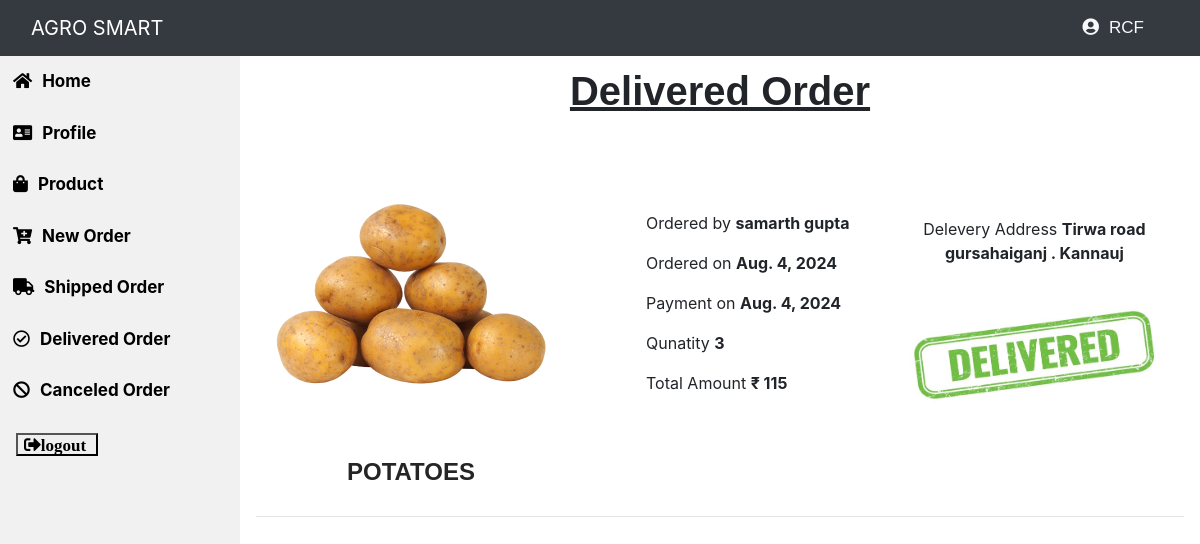
Screenshot of /delivered_order_seller (signed in) with the database file from the repository.
### app/models.py (models this page shows, shortened)
class Seller(models.Model):
    user = models.OneToOneField(User, on_delete=models.CASCADE)
    joindate = models.DateField(auto_now_add=True)
    garden = models.CharField(max_length=50, unique=True)
    logo = models.ImageField(upload_to='seller logo/')
    email = models.EmailField()
    describe = models.CharField(max_length=1000)
    address = models.CharField(max_length=500)
    gender = models.CharField(max_length=20)
    district = models.ForeignKey(District, on_delete=models.CASCADE)
    status = models.BooleanField(default=False)

class Order(models.Model):
    product = models.ForeignKey(Product, on_delete=models.CASCADE)
    visitor = models.ForeignKey(Visitor, on_delete=models.CASCADE)
    quantity = models.IntegerField(default=1, validators=[MaxValueValidator(10), MinValueValidator(1)])
    address = models.CharField(max_length=500)
    shipped = models.BooleanField(default=False)
    delivered = models.BooleanField(default=False)
    order = models.BooleanField(default=True)
    payment=models.BooleanField(default=False)
    order_on = models.DateField(auto_now_add=True)

class Product(models.Model):
    product_name = models.CharField(max_length=30)
    describe = models.CharField(max_length=1000)
    joindate = models.DateField(auto_now_add=True)
    image_1 = models.ImageField(upload_to='product image/')
    image_2 = models.ImageField(upload_to='product image/')
    image_3 = models.ImageField(upload_to='product image/')
    image_4 = models.ImageField(upload_to='product image/')
    seller = models.ForeignKey(Seller, on_delete=models.CASCADE)
    category = models.CharField(max_length=30)
    price = models.IntegerField()
    price_per_quantity = models.CharField(max_length=20)
    status = models.BooleanField(default=False)
    stock = models.BooleanField(default=True)
    activity = models.BooleanField(default=True)

class Visitor(models.Model):
    user = models.OneToOneField(User, on_delete=models.CASCADE)
    joindate = models.DateField(auto_now_add=True)
    email = models.EmailField(unique=True)
    gender = models.CharField(max_length=20)
    district = models.ForeignKey(District, on_delete=models.CASCADE)
    status = models.BooleanField(default=False)
    @property
    def get_name(self):
        return self.user.first_name+" "+self.user.last_name

class Pay(models.Model):
    order = models.ForeignKey(Order, on_delete=models.CASCADE)
    name = models.CharField(max_length=50)
    card_number = models.CharField(max_length=20)
    month = models.IntegerField()
    year = models.IntegerField()
    cvv_number = models.IntegerField()
    amount = models.IntegerField()
    payment_on = models.DateField(auto_now_add=True)

### app/views.py (the view)
# urls.py: path('delivered_order_seller',delivered_order_seller,name='delivered_order_seller'),
@login_required(login_url='seller_login')
@user_passes_test(is_seller)
def delivered_order_seller(request):
    orders = Order.objects.all().filter(payment=True, delivered=True, order=False)
    pay = Pay.objects.all().filter(order__in=orders)
    zippedList = zip(orders, pay)
    return render(request, 'seller/delivered_order_seller.html',{'zippedList':zippedList})

### app/views.py (called while the page is built)
def is_seller(user):
    return user.groups.filter(name='SELLER').exists()

### app/templates/seller/delivered_order_seller.html (shortened to what this page needs)
{% extends "seller/seller_home.html" %}
{% block content %}
{% load static %}
<div class="content">
  <h1><u><b>Delivered Order</b></u></h1>
    {% for o,p in zippedList %}
    {% if o.product.seller.get_garden is user.seller.get_garden %}
    <div class="content-wrapper">
        <div class="column">
          <img id="featured" src="{{o.product.image_1.url}}" >
          <h4 style="text-transform: uppercase; font-family: Cairo, sans-serif; text-align: center; padding-top: 10px;"><a style="color: #252525;"><b>{{o.product.product_name}}</b></a></h4>
        </div>
        <div class="column" style="text-align: left; padding-left: 80px;">
            <p>Ordered by <b>{{o.visitor.get_name}}</b></p>
            <p>Ordered on <b>{{o.order_on}}</b></p>
            <p>Payment on <b>{{p.payment_on}}</b></p>
            <p>Qunatity <b>{{o.quantity}}</b></p>
            <p>Total Amount <b>₹ {{p.amount}}</b></p>
        </div>
        <div class="column">
            <p>Delevery Address <b>{{o.address}}</b></p><br>
            <img src="{% static 'image/delevery.jpg' %}" width="250" height="100">
        </div>
    </div><hr>
    {% endif %}
    {% empty %}
    <center style="padding-top: 80px;">
        <img src="{% static 'image/empty2.png' %}" width="500" height="400">
        <p style="text-transform: uppercase; font-family: 'Gill Sans', 'Gill Sans MT', Calibri, 'Trebuchet MS', sans-serif;"><b>there is no order</b></p>
    </center>
    {% endfor %}
</div>
{% endblock %}

### app/templates/seller/seller_home.html (shortened to what this page needs)
{% load crispy_forms_tags %}
<html>
    <head>
        <link rel="stylesheet" href="https://use.fontawesome.com/releases/v5.7.0/css/all.css">
        <link rel="stylesheet" href="https://maxcdn.bootstrapcdn.com/bootstrap/4.0.0/css/bootstrap.min.css">
        {% load static %}
        <link rel="stylesheet" type="text/css" href="{% static 'seller/seller_home.css' %}">
    </head>
    <body>
    <nav class="navbar navbar-dark navbar-expand-md sticky-top bg-dark">
        <div class="container-fluid"><a class="navbar-brand text-center" href="#" style="margin: 0px 0px;">AGRO SMART</a>
            <div class="collapse navbar-collapse" id="navcol-1">
                <ul class="nav navbar-nav text-light ml-auto">
                    <li class="nav-item" role="presentation"><a class="user"><i class="fas fa-user-circle"></i>{{user.seller.garden}}</a></li>
                </ul>
            </div>
        </div>
    </nav>
    <div class="sidebar">
        <a href="{% url 'seller_home' %}"><i class="fas fa-home"></i>Home</a>
        <a href="{% url 'seller_profile' %}"><i class="fas fa-address-card"></i>Profile</a>
        <a href="{% url 'product' %}"><i class="fas fa-shopping-bag"></i>Product</a>
        <a href="{% url 'new_order_seller' %}"><i class="fas fa-cart-plus"></i>New Order</a>
        <a href="{% url 'shipped_order_seller' %}"><i class="fas fa-truck"></i>Shipped Order</a>
        <a href="{% url 'delivered_order_seller' %}"><i class="far fa-check-circle"></i>Delivered Order</a>
        <a href="{% url 'canceled_order_seller' %}"><i class="fas fa-ban"></i>Canceled Order</a>
        <div class="logout">
            <form method="post" action="{% url 'logout' %}">
                <button class="fas fa-sign-out-alt"  type="submit">logout</button>
            </form>
        </div>
    </div>
    {% block content %}{% endblock %}
    </body>
</html>

### app/static/seller/seller_home.css (style rules this page uses)
.sidebar { margin: 0; padding: 0; width: 20%; background-color:#f1f1f1; position: fixed; height: 93%; overflow: auto; }
.sidebar a, .dropdown-btn, .dropdown-container a { display: block; color: black; padding: 13px; font-size: 17px; font-weight: bold; text-decoration: none; border: none; background: none; width:100%; text-align: left; cursor: pointer; outline: none; }
.logout { display: block; color: black; padding: 16px; font-size: 17px; font-weight: bold; text-decoration: none; }
div.content { padding: 1px 16px; height: auto; width: 80%; float: right; }
.fas { padding-right: 10px; }
.far { padding-right: 10px; }
.nav-item { font-size: 17px; font-family:'Lucida Sans', 'Lucida Sans Regular', 'Lucida Grande', 'Lucida Sans Unicode', Geneva, Verdana, sans-serif; padding-right: 25px; }
div.content h1 { text-align: center; padding-top: 10px; font-family: 'Lucida Sans', 'Lucida Sans Regular', 'Lucida Grande', 'Lucida Sans Unicode', Geneva, Verdana, sans-serif; }
ul { list-style-type: none; list-style: none; align-items: center; }

### app/templates/seller/delivered_order_seller.html (style rules this page uses)
#featured { max-width: 300px; max-height: 400px; object-fit: cover; cursor: pointer; border-radius: 5px; padding-top: 20px; }
.column { width: 400px; padding: 5px; text-align: center; }
.content-wrapper { display: flex; justify-content: center; align-items: center; }

### rows the page displays
Order: product.image_1 (picture), product.product_name "POTATOES", visitor.get_name "samarth gupta", order_on "Aug. 4, 2024", payment_on "Aug. 4, 2024", quantity "3", amount "115", address "Tirwa road gursahaiganj . Kannauj"

### other values shown
{{ user.seller.garden }} "RCF"
